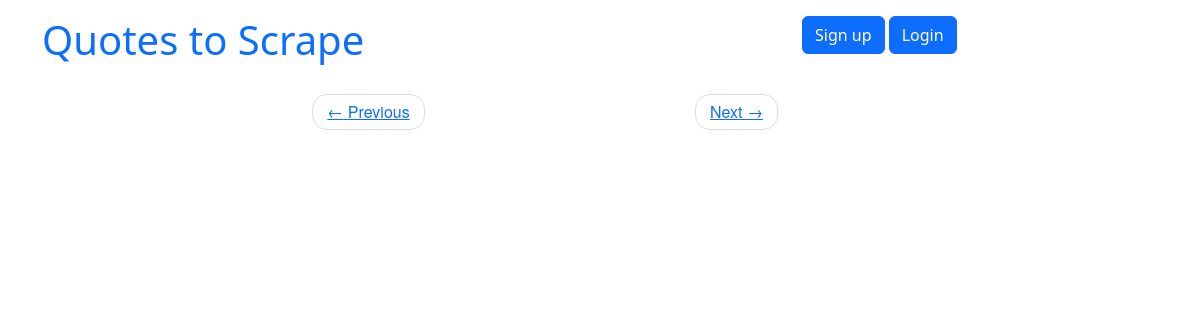
The page /4 on the database as committed earlier.
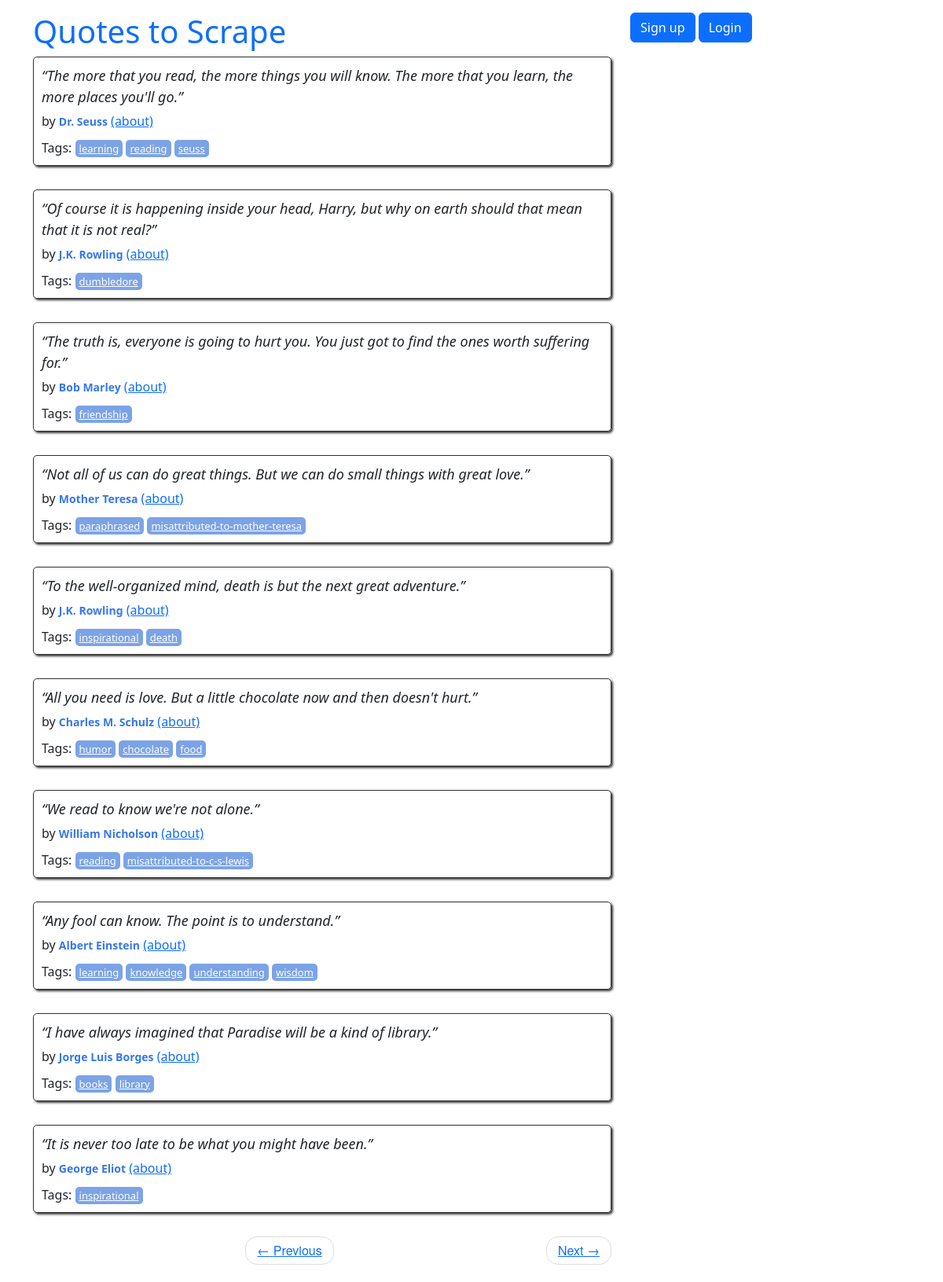
The same page on the database as committed later.
### quotes/models.py (models this page shows, shortened)
class Quote(models.Model):
    quote = models.TextField()
    tags = models.ManyToManyField(Tag)
    author = models.ForeignKey(Author, on_delete=models.CASCADE, default=None, null=True)
    created_at = models.DateTimeField(auto_now_add=True)

class Author(models.Model):
    fullname = models.CharField(max_length=50)
    born_date = models.CharField(max_length=50)
    born_location = models.CharField(max_length=150)
    description = models.TextField()
    created_at = models.DateTimeField(auto_now_add=True)

class Tag(models.Model):
    name = models.CharField(max_length=30, null=False, unique=True)

### quotes/views.py (the view)
# urls.py: path('', views.main, name='root'),
def main(request, page=1):
    quotes = Quote.objects.order_by('id')
    per_page = 10
    paginator = Paginator(quotes, per_page)
    try:
        quotes_on_page = paginator.page(page)
    except EmptyPage:
        quotes_on_page = paginator.page(paginator.num_pages)
    return render(request, 'quotes/index.html', context={'quotes': quotes_on_page})

### quotes/templates/quotes/index.html
{% extends 'quotes/base.html' %}
{% load extract %}
{% block content %}
<div class="row">
    <div class="col-md-8">
        {% for quote in quotes %}
        <div class="quote" itemscope="">
            <span class="text" itemprop="text">{{quote.quote}}</span>
            <span>by <small class="author" itemprop="author">{{quote.author.fullname}}</small>
            <a href="/author/{{quote.author.id}}">(about)</a>
            </span>
            <div class="tags">
                Tags:
                {% for tag in quote.tags.all %}
                <a class="tag" href="/tag/{{tag.name}}">{{tag.name}}</a>
                {% endfor %}
            </div>
        </div>
        {% endfor %}
        <nav>
            <ul class="pager">
                <li class="previous">
                    <a class="{% if not quotes.has_previous %} disabled {% endif %}"
                       href="{% if quotes.has_previous %} {% url 'quotes:root_paginate' quotes.previous_page_number %} {% else %} # {% endif %}">
                        <span aria-hidden="true">←</span> Previous
                    </a>
                </li>
                <li class="next">
                    <a class="{% if not quotes.has_next %} disabled {% endif %}"
                       href="{% if quotes.has_next %} {% url 'quotes:root_paginate' quotes.next_page_number %} {% else %} # {% endif %}">
                        Next <span aria-hidden="true">→</span></a>
                </li>
            </ul>
        </nav>
    </div>
</div>
{% endblock %}

Rows that differ between the two databases and show on the page:
added Quote: quote "“The more that you read, the more things you will know. The more that you learn, the more places you'll go.”", author.fullname "Dr. Seuss"
added Tag: name "learning"
added Tag: name "reading"
added Tag: name "seuss", shown under "Dr. Seuss"
added Quote: quote "“Of course it is happening inside your head, Harry, but why on earth should that mean that it is not real?”", author.fullname "J.K. Rowling"
added Tag: name "dumbledore", shown under "J.K. Rowling"
added Quote: quote "“The truth is, everyone is going to hurt you. You just got to find the ones worth suffering for.”", author.fullname "Bob Marley"
added Tag: name "friendship", shown under "Bob Marley"
added Quote: quote "“Not all of us can do great things. But we can do small things with great love.”", author.fullname "Mother Teresa"
added Tag: name "paraphrased", shown under "“Not all of us can do great things. But we can do small things with great love.”"
added Tag: name "misattributed-to-mother-teresa", shown under "“Not all of us can do great things. But we can do small things with great love.”"
added Quote: quote "“To the well-organized mind, death is but the next great adventure.”", author.fullname "J.K. Rowling"
added Tag: name "inspirational"
added Tag: name "death", shown under "“To the well-organized mind, death is but the next great adventure.”"
added Quote: quote "“All you need is love. But a little chocolate now and then doesn't hurt.”", author.fullname "Charles M. Schulz"
added Tag: name "humor", shown under "“All you need is love. But a little chocolate now and then doesn't hurt.”"
added Tag: name "chocolate", shown under "“All you need is love. But a little chocolate now and then doesn't hurt.”"
added Tag: name "food", shown under "“All you need is love. But a little chocolate now and then doesn't hurt.”"
added Quote: quote "“We read to know we're not alone.”", author.fullname "William Nicholson"
added Tag: name "misattributed-to-c-s-lewis", shown under "“We read to know we're not alone.”"
added Quote: quote "“Any fool can know. The point is to understand.”", author.fullname "Albert Einstein"
added Tag: name "knowledge", shown under "“Any fool can know. The point is to understand.”"
added Tag: name "understanding", shown under "“Any fool can know. The point is to understand.”"
added Tag: name "wisdom", shown under "“Any fool can know. The point is to understand.”"
added Quote: quote "“I have always imagined that Paradise will be a kind of library.”", author.fullname "Jorge Luis Borges"
added Tag: name "books", shown under "“I have always imagined that Paradise will be a kind of library.”"
added Tag: name "library", shown under "“I have always imagined that Paradise will be a kind of library.”"
added Quote: quote "“It is never too late to be what you might have been.”", author.fullname "George Eliot"
